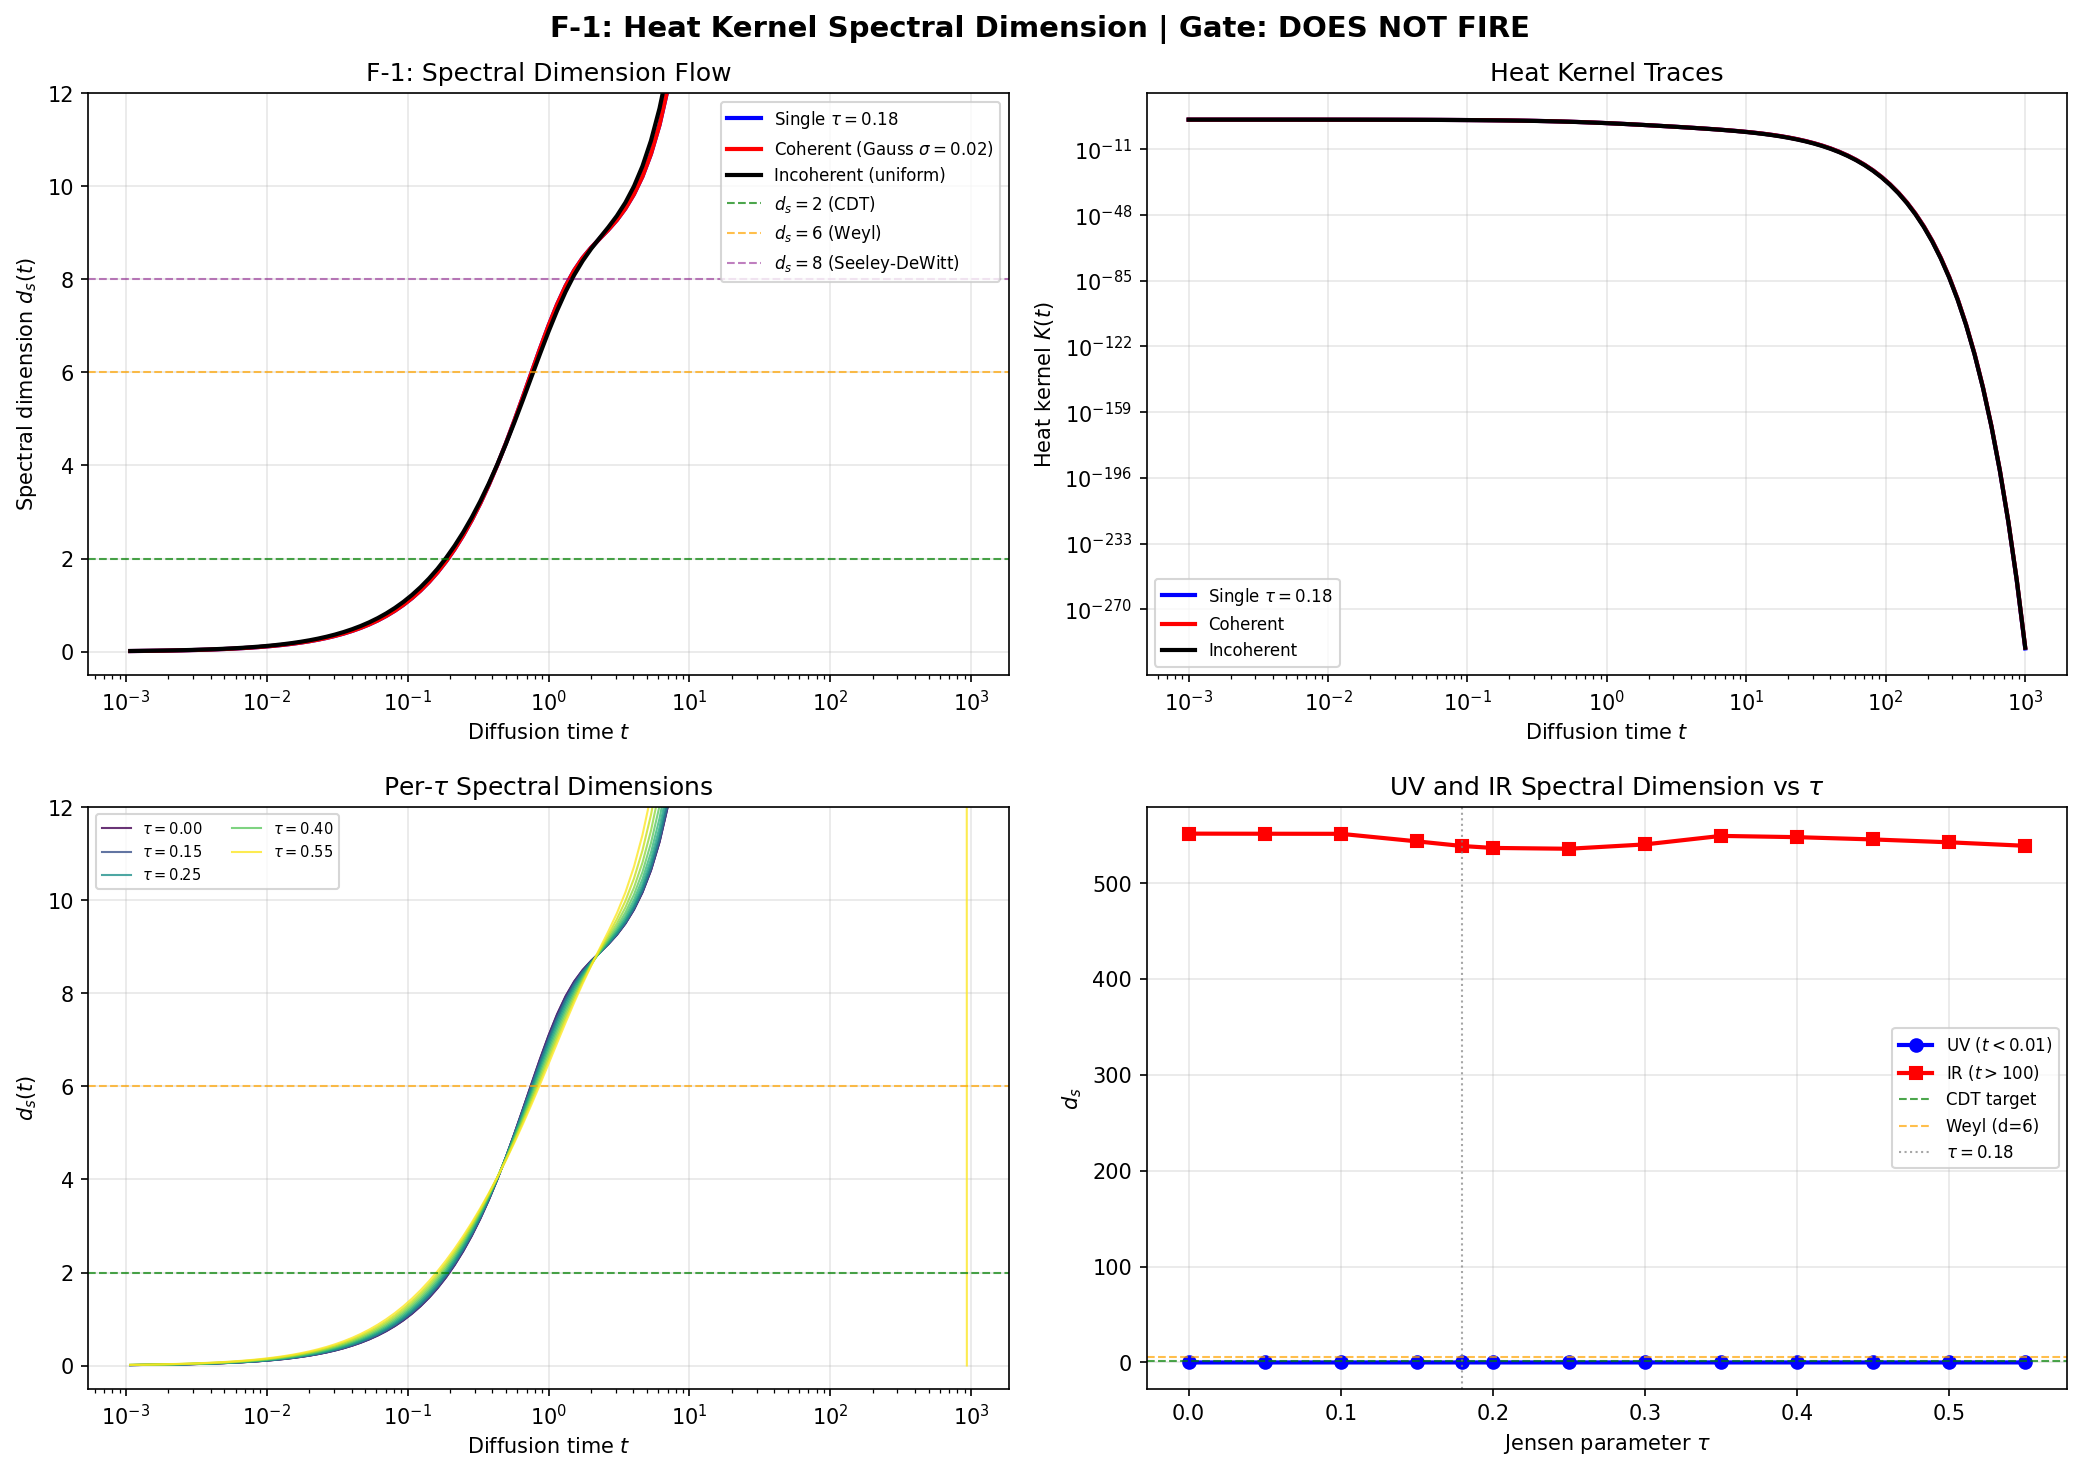

Recreate this plot in Python.
"""
F-1: Heat kernel spectral dimension over tau distribution.

Computes d_s(t) = -2 * d(ln K) / d(ln t) where K(t) = sum_k exp(-t * lambda_k^2)
for the Dirac operator D_K on Jensen-deformed SU(3).

Three tau distributions tested:
  (a) INCOHERENT: uniform tau in [0, 0.55] (Planck popcorn, no phase-locking)
  (b) COHERENT: Gaussian centered at tau=0.18, sigma=0.02 (condensate)
  (c) SINGLE: tau=0.18 (static vacuum at gradient-balance point)

Gate F-1-G: PASS if <d_s>_incoherent ~ 2 at small t.

Mathematical background:
  The heat kernel K(t) = Tr exp(-t D^2) encodes the spectral geometry.
  The spectral dimension d_s(t) interpolates between the UV dimension
  (t -> 0, probing high eigenvalues) and the IR dimension (t -> inf,
  probing the zero-mode sector). For a d-dimensional manifold,
  d_s(t) -> d as t -> 0 (Weyl's law). CDT quantum gravity predicts
  d_s -> 2 at the Planck scale, a universal short-distance behavior.

  For D_K on SU(3) with KO-dim=6, the UV spectral dimension should be 6
  (the geometric dimension of SU(3)) at each fixed tau. The question is
  whether AVERAGING over a tau distribution modifies this.

  With Peter-Weyl multiplicities: K(t) = sum_{(p,q)} dim(p,q)^2 *
  sum_k exp(-t * |lambda_k^{(p,q)}|^2) where lambda_k are eigenvalues
  of D in sector (p,q).

Input: computations/_shared/dirac_spectrum.py (spectrum computation)
Output: s31Ca_foam_spectral_dim.{npz,png}

Session 31Ca -- Quantum Foam Diagnostics
"""

import sys
import os
import numpy as np
import matplotlib
matplotlib.use('Agg')
import matplotlib.pyplot as plt

# Add computations to path
sys.path.insert(0, os.path.join(os.path.dirname(__file__)))
from dirac_spectrum import (
    su3_generators, compute_structure_constants, compute_killing_form,
    build_cliff8, collect_spectrum
)


def compute_heat_kernel(eigenvalues_sq, multiplicities, t_values):
    """
    Compute heat kernel K(t) = sum_k m_k * exp(-t * lambda_k^2).

    Args:
        eigenvalues_sq: array of |lambda_k|^2 values
        multiplicities: array of Peter-Weyl multiplicities for each eigenvalue
        t_values: array of diffusion times

    Returns:
        K: array of K(t) values, shape (len(t_values),)
    """
    # Vectorized: K(t) = sum_k m_k * exp(-t * lam_k^2)
    # Shape: (n_t, n_eig)
    exponent = -np.outer(t_values, eigenvalues_sq)
    # Clip to avoid underflow issues
    exponent = np.clip(exponent, -700, 0)
    K = np.sum(multiplicities[None, :] * np.exp(exponent), axis=1)
    return K


def compute_spectral_dimension(K, t_values):
    """
    Compute spectral dimension d_s(t) = -2 * d(ln K) / d(ln t).

    Uses central finite differences on log-log data for numerical stability.

    Args:
        K: heat kernel values K(t)
        t_values: diffusion time values

    Returns:
        d_s: spectral dimension at interior t points
        t_mid: corresponding t values (interior points)
    """
    ln_K = np.log(K)
    ln_t = np.log(t_values)

    # Central differences for interior points
    d_lnK = np.diff(ln_K)
    d_lnt = np.diff(ln_t)
    dln_ratio = d_lnK / d_lnt

    # d_s at midpoints
    t_mid = np.sqrt(t_values[:-1] * t_values[1:])  # geometric mean
    d_s = -2.0 * dln_ratio

    return d_s, t_mid


def get_full_spectrum_at_tau(tau, gens, f_abc, gammas, max_pq_sum=6):
    """
    Compute full Dirac spectrum at given tau, returning eigenvalue-squared
    and Peter-Weyl multiplicities.

    Args:
        tau: Jensen deformation parameter
        gens: su(3) generators
        f_abc: structure constants
        gammas: Clifford generators
        max_pq_sum: truncation level

    Returns:
        evals_sq: array of |lambda|^2 for each distinct eigenvalue
        mults: array of Peter-Weyl multiplicities
    """
    all_evals, eval_data = collect_spectrum(tau, gens, f_abc, gammas,
                                            max_pq_sum=max_pq_sum,
                                            verbose=False)

    evals_sq = []
    mults = []
    for (ev, mult) in all_evals:
        evals_sq.append(np.abs(ev)**2)
        mults.append(mult)

    return np.array(evals_sq), np.array(mults, dtype=float)


def main():
    print("=" * 70)
    print("F-1: Heat Kernel Spectral Dimension over Tau Distribution")
    print("=" * 70)

    # Initialize SU(3) algebra infrastructure
    gens = su3_generators()
    f_abc = compute_structure_constants(gens)
    gammas = build_cliff8()

    # Diffusion time range: t in logspace(-3, 3, 100)
    n_t = 100  # (local)
    t_values = np.logspace(-3, 3, n_t)

    # Tau grid: 12 points spanning [0, 0.55] for good coverage
    # Including the 9 points from s23a + extras for smooth averaging
    tau_grid = np.array([0.0, 0.05, 0.10, 0.15, 0.18, 0.20, 0.25, 0.30,
                          0.35, 0.40, 0.45, 0.50, 0.55])
    n_tau = len(tau_grid)

    max_pq = 6  # N_max=6 for full spectrum (11,424 eigenvalues)

    # Compute spectrum at each tau
    print(f"\nComputing Dirac spectrum at {n_tau} tau values (N_max={max_pq})...")
    spectra = {}  # tau -> (evals_sq, mults)
    heat_kernels = {}  # tau -> K(t)

    for i, tau in enumerate(tau_grid):
        print(f"  [{i+1}/{n_tau}] tau = {tau:.3f} ...", end=" ", flush=True)
        evals_sq, mults = get_full_spectrum_at_tau(tau, gens, f_abc, gammas,
                                                    max_pq_sum=max_pq)
        n_evals = len(evals_sq)
        n_total = int(np.sum(mults))  # total with multiplicities
        print(f"{n_evals} distinct eigenvalues, {n_total} total (with PW mult)")

        spectra[tau] = (evals_sq, mults)
        K = compute_heat_kernel(evals_sq, mults, t_values)
        heat_kernels[tau] = K

    # =====================================================================
    # (c) SINGLE tau = 0.18
    # =====================================================================
    print("\n--- (c) Single tau = 0.18 ---")
    K_single = heat_kernels[0.18]
    d_s_single, t_mid = compute_spectral_dimension(K_single, t_values)
    print(f"  d_s at smallest t: {d_s_single[0]:.3f}")
    print(f"  d_s at largest t:  {d_s_single[-1]:.3f}")
    print(f"  d_s at t=1:        {d_s_single[np.argmin(np.abs(t_mid - 1.0))]:.3f}")

    # =====================================================================
    # (a) INCOHERENT: uniform average over tau in [0, 0.55]
    # =====================================================================
    print("\n--- (a) Incoherent: uniform tau in [0, 0.55] ---")
    # Trapezoidal integration: <K(t)> = (1/Delta_tau) * integral K(t, tau) dtau
    K_incoherent = np.zeros(n_t)
    for i, tau in enumerate(tau_grid):
        K_incoherent += heat_kernels[tau]  # equal weight for now
    # Weight by trapezoidal rule
    weights_trap = np.ones(n_tau)
    weights_trap[0] = 0.5
    weights_trap[-1] = 0.5
    dtau = np.diff(tau_grid)
    # Manual trapezoidal
    K_incoherent = np.zeros(n_t)
    for i in range(n_tau - 1):
        K_incoherent += 0.5 * (heat_kernels[tau_grid[i]] + heat_kernels[tau_grid[i+1]]) * dtau[i]
    K_incoherent /= (tau_grid[-1] - tau_grid[0])  # normalize

    d_s_incoherent, _ = compute_spectral_dimension(K_incoherent, t_values)
    print(f"  <d_s> at smallest t: {d_s_incoherent[0]:.3f}")
    print(f"  <d_s> at largest t:  {d_s_incoherent[-1]:.3f}")
    print(f"  <d_s> at t=1:        {d_s_incoherent[np.argmin(np.abs(t_mid - 1.0))]:.3f}")

    # =====================================================================
    # (b) COHERENT: Gaussian at tau=0.18, sigma=0.02
    # =====================================================================
    print("\n--- (b) Coherent: Gaussian(0.18, 0.02) ---")
    tau_center = 0.18
    tau_sigma = 0.02
    gauss_weights = np.exp(-0.5 * ((tau_grid - tau_center) / tau_sigma)**2)
    gauss_weights /= np.sum(gauss_weights)  # normalize to sum=1

    K_coherent = np.zeros(n_t)
    for i, tau in enumerate(tau_grid):
        K_coherent += gauss_weights[i] * heat_kernels[tau]

    d_s_coherent, _ = compute_spectral_dimension(K_coherent, t_values)
    print(f"  <d_s> at smallest t: {d_s_coherent[0]:.3f}")
    print(f"  <d_s> at largest t:  {d_s_coherent[-1]:.3f}")
    print(f"  <d_s> at t=1:        {d_s_coherent[np.argmin(np.abs(t_mid - 1.0))]:.3f}")

    # =====================================================================
    # Gate F-1-G Assessment
    # =====================================================================
    print("\n" + "=" * 70)
    print("GATE F-1-G ASSESSMENT")
    print("=" * 70)
    # Check d_s at small t for incoherent case
    # "Small t" = t < 0.01 (probing UV)
    uv_mask = t_mid < 0.01
    d_s_uv_incoherent = np.mean(d_s_incoherent[uv_mask]) if np.any(uv_mask) else d_s_incoherent[0]
    d_s_uv_coherent = np.mean(d_s_coherent[uv_mask]) if np.any(uv_mask) else d_s_coherent[0]
    d_s_uv_single = np.mean(d_s_single[uv_mask]) if np.any(uv_mask) else d_s_single[0]

    print(f"\n  UV spectral dimension (t < 0.01):")
    print(f"    Single tau=0.18:  d_s = {d_s_uv_single:.4f}")
    print(f"    Coherent (Gauss): d_s = {d_s_uv_coherent:.4f}")
    print(f"    Incoherent (unif):d_s = {d_s_uv_incoherent:.4f}")

    # Mid-range (t ~ 1)
    mid_mask = (t_mid > 0.3) & (t_mid < 3.0)
    d_s_mid_incoherent = np.mean(d_s_incoherent[mid_mask]) if np.any(mid_mask) else np.nan
    d_s_mid_coherent = np.mean(d_s_coherent[mid_mask]) if np.any(mid_mask) else np.nan
    d_s_mid_single = np.mean(d_s_single[mid_mask]) if np.any(mid_mask) else np.nan

    print(f"\n  Mid-range spectral dimension (0.3 < t < 3.0):")
    print(f"    Single tau=0.18:  d_s = {d_s_mid_single:.4f}")
    print(f"    Coherent (Gauss): d_s = {d_s_mid_coherent:.4f}")
    print(f"    Incoherent (unif):d_s = {d_s_mid_incoherent:.4f}")

    # IR (t > 100)
    ir_mask = t_mid > 100
    d_s_ir_incoherent = np.mean(d_s_incoherent[ir_mask]) if np.any(ir_mask) else d_s_incoherent[-1]
    d_s_ir_coherent = np.mean(d_s_coherent[ir_mask]) if np.any(ir_mask) else d_s_coherent[-1]
    d_s_ir_single = np.mean(d_s_single[ir_mask]) if np.any(ir_mask) else d_s_single[-1]

    print(f"\n  IR spectral dimension (t > 100):")
    print(f"    Single tau=0.18:  d_s = {d_s_ir_single:.4f}")
    print(f"    Coherent (Gauss): d_s = {d_s_ir_coherent:.4f}")
    print(f"    Incoherent (unif):d_s = {d_s_ir_incoherent:.4f}")

    # Gate verdict
    CDT_target = 2.0
    tolerance = 0.5  # d_s ~ 2 means within 0.5
    if abs(d_s_uv_incoherent - CDT_target) < tolerance:
        verdict = "PASS"
        verdict_detail = f"<d_s>_incoherent = {d_s_uv_incoherent:.3f} at small t (within {tolerance} of {CDT_target})"
    else:
        verdict = "DOES NOT FIRE"
        verdict_detail = (f"<d_s>_incoherent = {d_s_uv_incoherent:.3f} at small t "
                          f"(expected ~{CDT_target}, deviation = {abs(d_s_uv_incoherent - CDT_target):.3f})")

    print(f"\n  Gate F-1-G verdict: {verdict}")
    print(f"  Detail: {verdict_detail}")

    # Also check whether coherent restores dimensionality faster
    # Compare slope of d_s(t) between coherent and incoherent
    crossover_idx = np.argmin(np.abs(d_s_coherent - d_s_incoherent))
    if len(d_s_coherent) > 0:
        coherence_effect = d_s_coherent[-1] - d_s_incoherent[-1]
        print(f"\n  Coherence effect (IR): d_s_coherent - d_s_incoherent = {coherence_effect:.4f}")

    # =====================================================================
    # Save results
    # =====================================================================
    outfile = os.path.join(os.path.dirname(__file__), "s31Ca_foam_spectral_dim.npz")
    save_dict = {
        't_values': t_values,
        't_mid': t_mid,
        'tau_grid': tau_grid,
        'd_s_single': d_s_single,
        'd_s_incoherent': d_s_incoherent,
        'd_s_coherent': d_s_coherent,
        'K_single': K_single,
        'K_incoherent': K_incoherent,
        'K_coherent': K_coherent,
        'd_s_uv_single': np.array(d_s_uv_single),
        'd_s_uv_incoherent': np.array(d_s_uv_incoherent),
        'd_s_uv_coherent': np.array(d_s_uv_coherent),
        'd_s_ir_single': np.array(d_s_ir_single),
        'd_s_ir_incoherent': np.array(d_s_ir_incoherent),
        'd_s_ir_coherent': np.array(d_s_ir_coherent),
        'verdict': np.array(verdict),
    }
    # Also save per-tau eigenvalue-squared arrays for cross-check
    for tau in tau_grid:
        key = f"evals_sq_tau{tau:.3f}"
        save_dict[key] = spectra[tau][0]
        key_m = f"mults_tau{tau:.3f}"
        save_dict[key_m] = spectra[tau][1]

    np.savez_compressed(outfile, **save_dict)
    print(f"\n  Saved: {outfile}")

    # =====================================================================
    # Plot
    # =====================================================================
    fig, axes = plt.subplots(2, 2, figsize=(14, 10))

    # Panel 1: Spectral dimension d_s(t) for all three distributions
    ax = axes[0, 0]
    ax.semilogx(t_mid, d_s_single, 'b-', lw=2, label=r'Single $\tau=0.18$')
    ax.semilogx(t_mid, d_s_coherent, 'r-', lw=2, label=r'Coherent (Gauss $\sigma=0.02$)')
    ax.semilogx(t_mid, d_s_incoherent, 'k-', lw=2, label=r'Incoherent (uniform)')
    ax.axhline(2.0, color='green', ls='--', lw=1, alpha=0.7, label=r'$d_s=2$ (CDT)')
    ax.axhline(6.0, color='orange', ls='--', lw=1, alpha=0.7, label=r'$d_s=6$ (Weyl)')
    ax.axhline(8.0, color='purple', ls='--', lw=1, alpha=0.5, label=r'$d_s=8$ (Seeley-DeWitt)')
    ax.set_xlabel(r'Diffusion time $t$')
    ax.set_ylabel(r'Spectral dimension $d_s(t)$')
    ax.set_title('F-1: Spectral Dimension Flow')
    ax.legend(fontsize=8)
    ax.set_ylim(-0.5, 12)
    ax.grid(True, alpha=0.3)

    # Panel 2: Heat kernels K(t) for all three
    ax = axes[0, 1]
    ax.loglog(t_values, K_single, 'b-', lw=2, label=r'Single $\tau=0.18$')
    ax.loglog(t_values, K_coherent, 'r-', lw=2, label='Coherent')
    ax.loglog(t_values, K_incoherent, 'k-', lw=2, label='Incoherent')
    ax.set_xlabel(r'Diffusion time $t$')
    ax.set_ylabel(r'Heat kernel $K(t)$')
    ax.set_title('Heat Kernel Traces')
    ax.legend(fontsize=8)
    ax.grid(True, alpha=0.3)

    # Panel 3: Per-tau spectral dimension curves (spaghetti)
    ax = axes[1, 0]
    cmap = plt.cm.viridis
    for i, tau in enumerate(tau_grid):
        K_tau = heat_kernels[tau]
        d_s_tau, _ = compute_spectral_dimension(K_tau, t_values)
        color = cmap(i / (n_tau - 1))
        ax.semilogx(t_mid, d_s_tau, '-', color=color, lw=1, alpha=0.8,
                     label=f'$\\tau={tau:.2f}$' if i % 3 == 0 else None)
    ax.axhline(2.0, color='green', ls='--', lw=1, alpha=0.7)
    ax.axhline(6.0, color='orange', ls='--', lw=1, alpha=0.7)
    ax.set_xlabel(r'Diffusion time $t$')
    ax.set_ylabel(r'$d_s(t)$')
    ax.set_title(r'Per-$\tau$ Spectral Dimensions')
    ax.legend(fontsize=7, ncol=2)
    ax.set_ylim(-0.5, 12)
    ax.grid(True, alpha=0.3)

    # Panel 4: UV spectral dimension vs tau
    ax = axes[1, 1]
    d_s_uv_per_tau = []
    d_s_ir_per_tau = []
    for tau in tau_grid:
        K_tau = heat_kernels[tau]
        d_s_tau, t_m = compute_spectral_dimension(K_tau, t_values)
        uv = t_m < 0.01
        ir = t_m > 100
        d_s_uv_per_tau.append(np.mean(d_s_tau[uv]) if np.any(uv) else d_s_tau[0])
        d_s_ir_per_tau.append(np.mean(d_s_tau[ir]) if np.any(ir) else d_s_tau[-1])
    ax.plot(tau_grid, d_s_uv_per_tau, 'bo-', lw=2, label=r'UV ($t<0.01$)')
    ax.plot(tau_grid, d_s_ir_per_tau, 'rs-', lw=2, label=r'IR ($t>100$)')
    ax.axhline(2.0, color='green', ls='--', lw=1, alpha=0.7, label='CDT target')
    ax.axhline(6.0, color='orange', ls='--', lw=1, alpha=0.7, label='Weyl (d=6)')
    ax.axvline(0.18, color='gray', ls=':', lw=1, alpha=0.7, label=r'$\tau=0.18$')
    ax.set_xlabel(r'Jensen parameter $\tau$')
    ax.set_ylabel(r'$d_s$')
    ax.set_title(r'UV and IR Spectral Dimension vs $\tau$')
    ax.legend(fontsize=8)
    ax.grid(True, alpha=0.3)

    plt.suptitle(f'F-1: Heat Kernel Spectral Dimension | Gate: {verdict}', fontsize=14, fontweight='bold')
    plt.tight_layout()

    plotfile = os.path.join(os.path.dirname(__file__), "s31Ca_foam_spectral_dim.png")
    plt.savefig(plotfile, dpi=150, bbox_inches='tight')
    plt.close()
    print(f"  Saved: {plotfile}")

    print("\n" + "=" * 70)
    print(f"F-1 COMPLETE. Gate F-1-G: {verdict}")
    print(f"  {verdict_detail}")
    print("=" * 70)


if __name__ == "__main__":
    main()
